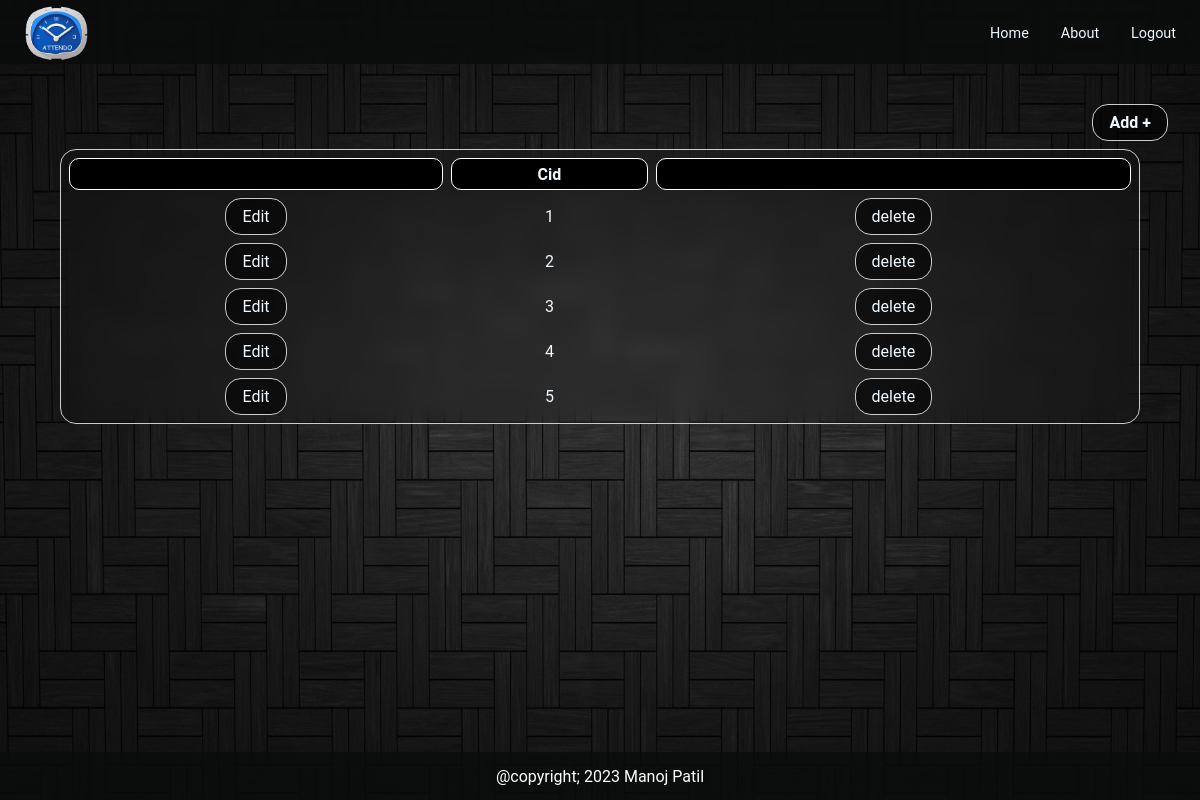
The app's page /edit/class (signed in), older data.
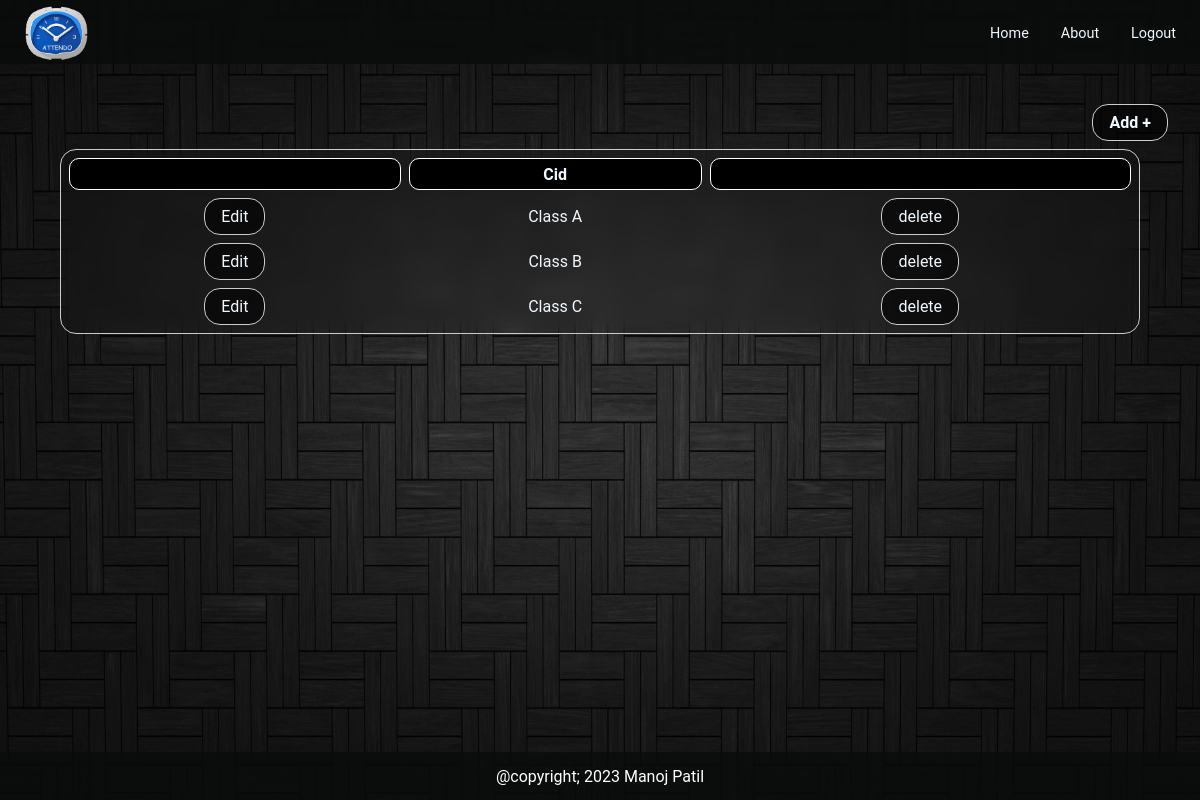
The same page, newer data.
### mainapp/models.py (models this page shows, shortened)
class Class(models.Model):
    cid = models.CharField(max_length=200,primary_key=True)

### mainapp/views.py (the view)
# urls.py: path('edit/<str:option>', edit, name='edit'),
@login_required(login_url="/login/")
def edit(request,option):
    if option=='stud':
        attr=[f.attname for f in Student._meta.fields]
        data=Student.objects.all()
    elif option=='class':
        attr=[f.attname for f in Class._meta.fields]
        data=Class.objects.all()
    elif option=='sub':
        attr=[f.attname for f in Subject._meta.fields]
        data=Subject.objects.all()
    elif option=='prof':
        attr=['id', 'username', 'first_name', 'last_name', 'email']
        data=User.objects.all()
    elif option=='list':
        attr=[f.attname for f in StudentList._meta.fields]
        data=StudentList.objects.all()
    return render(request,'mainapp/edit.html',{'option':option,'attr':attr,'data':data})

### mainapp/templatetags/getattribute.py (called while the page is built)
def getattribute(value, arg):
    if hasattr(value, str(arg)):
        return getattr(value, arg)
    elif hasattr(value, 'has_key') and value.has_key(arg):
        return value[arg]
    elif numeric_test.match(str(arg)) and len(value) > int(arg):
        return value[int(arg)]
    else:
        return settings.TEMPLATE_STRING_IF_INVALID

### mainapp/templates/mainapp/edit.html (shortened to what this page needs)
{% extends 'base.html' %}
{% load static %}
{% block css %}
{% load getattribute %}
<link rel="stylesheet" href="{% static 'mainapp/edit.css' %}">
{% endblock css %}
{% block content %}
<div class="add-section">
    <a class="add" {% if option == 'list' %}href="/list/sheet/00" {% else %}href="/editmain/{{option}}/00"{% endif %}>Add +</a>
</div>
<div class="block">
        <table class="inner-block">
        <thead>
            <tr class="header">
                <th></th>
                {% for a in attr %}
                <th>{{a}}</th>
                {%endfor%}
                <th></th>
            </tr>
        </thead>
        <tbody>
            {% for value in data %}
            <tr>
                <td class="edit-outer"><a class="edit" {% if option == 'list' %}href="/list/sheet/{{value.pk}}" {% else %}href="/editmain/{{option}}/{{value.pk}}"{% endif %}>Edit</a></td>
                {% for a in attr %}
            <td>{{ value|getattribute:a }}</td>
            {%endfor%}
            <td class="edit-outer"><a class="edit" href="" onclick="deletethis(this)">delete</a></td>
            </tr>
            {%endfor%}
            </tbody>
        </table>
</div>
{% endblock content %}

Row changes from the older to the newer data that the page shows:
removed Class: attr "1"
removed Class: attr "2"
removed Class: attr "3"
removed Class: attr "4"
removed Class: attr "5"
added Class: attr "Class A"
added Class: attr "Class B"
added Class: attr "Class C"
